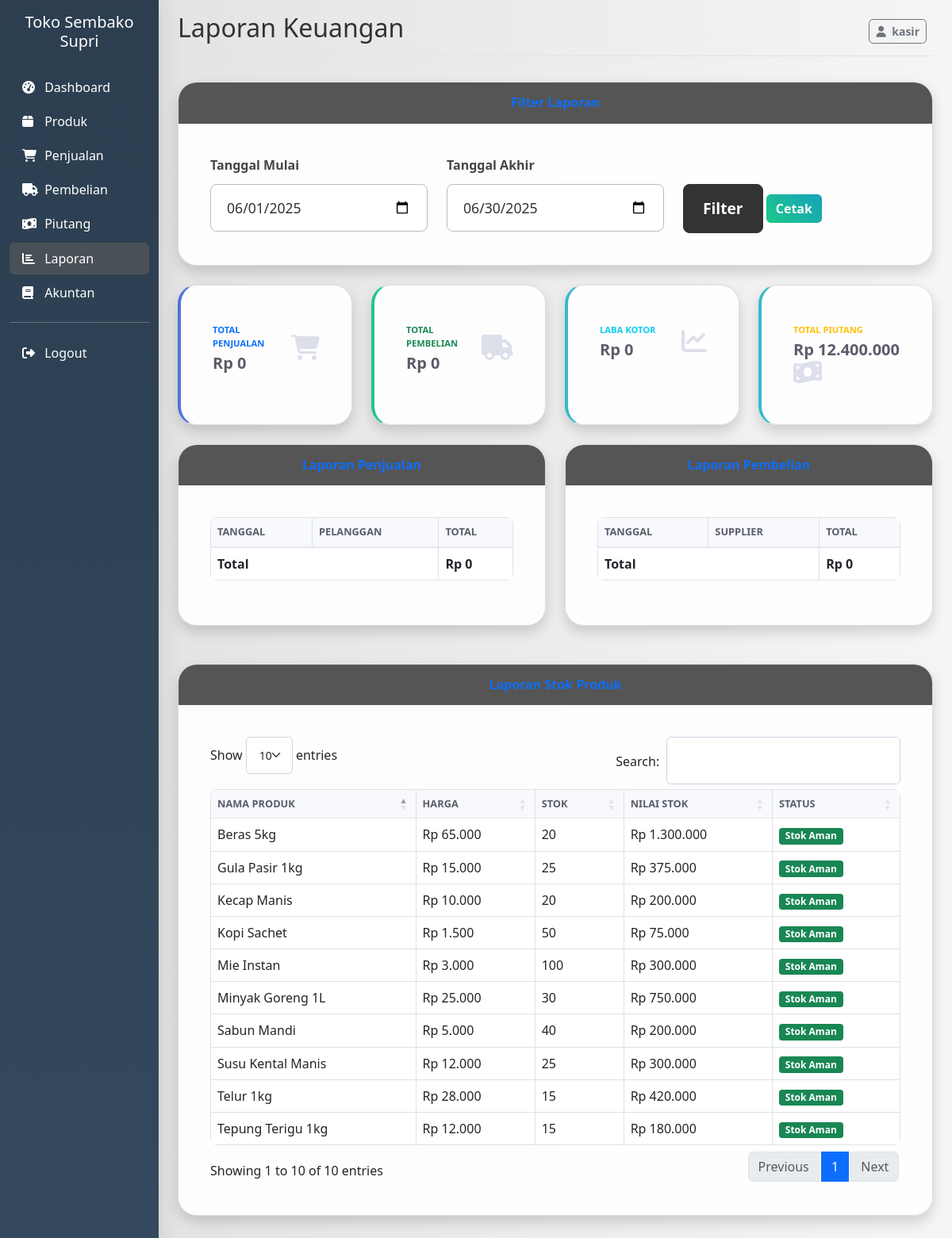
/index.php?page=reports (signed in), run on the app's committed database.
### tables this page shows
CREATE TABLE `products` (
  `id` int(11) NOT NULL AUTO_INCREMENT,
  `name` varchar(255) NOT NULL,
  `code` varchar(50) UNIQUE,
  `category` varchar(100),
  `price` decimal(10,2) NOT NULL,
  `stock` int(11) NOT NULL DEFAULT 0,
  `supplier_id` int(11) DEFAULT NULL,
  `created_at` timestamp NOT NULL DEFAULT current_timestamp(),
  `updated_at` timestamp NOT NULL DEFAULT current_timestamp() ON UPDATE current_timestamp(),
  PRIMARY KEY (`id`),
  KEY `supplier_id` (`supplier_id`),
  CONSTRAINT `products_ibfk_1` FOREIGN KEY (`supplier_id`) REFERENCES `suppliers` (`id`) ON DELETE SET NULL
);

### views/reports.php (the view, shortened to what the rows shown need)
<?php
require_once 'controllers/ReportController.php';
$reportController = new ReportController();
$startDate = isset($_GET['start_date']) ? $_GET['start_date'] : date('Y-m-01');
$endDate = isset($_GET['end_date']) ? $_GET['end_date'] : date('Y-m-t');
$salesReport = $reportController->getSalesReport($startDate . ' 00:00:00', $endDate . ' 23:59:59');
$purchasesReport = $reportController->getPurchasesReport($startDate . ' 00:00:00', $endDate . ' 23:59:59');
$inventoryReport = $reportController->getInventoryReport();
$totalSales = array_sum(array_column($salesReport, 'total'));
$totalPurchases = array_sum(array_column($purchasesReport, 'total'));
?>
<div class="row">
    <div class="col-md-6 mb-4">
        <div class="card shadow mb-4">
            <div class="card-body">
                <div class="table-responsive">
                    <table class="table table-bordered" width="100%" cellspacing="0">
                        <thead>
                            <tr>
                                <th>Tanggal</th>
                                <th>Pelanggan</th>
                                <th>Total</th>
                            </tr>
                        </thead>
                        <tfoot>
                            <tr>
                                <th colspan="2">Total</th>
                                <th>Rp <?= number_format($totalSales, 0, ',', '.') ?></th>
                            </tr>
                        </tfoot>
                    </table>
                </div>
            </div>
        </div>
    </div>
    <div class="col-md-6 mb-4">
        <div class="card shadow mb-4">
            <div class="card-body">
                <div class="table-responsive">
                    <table class="table table-bordered" width="100%" cellspacing="0">
                        <thead>
                            <tr>
                                <th>Tanggal</th>
                                <th>Supplier</th>
                                <th>Total</th>
                            </tr>
                        </thead>
                        <tfoot>
                            <tr>
                                <th colspan="2">Total</th>
                                <th>Rp <?= number_format($totalPurchases, 0, ',', '.') ?></th>
                            </tr>
                        </tfoot>
                    </table>
                </div>
            </div>
        </div>
    </div>
</div>
<div class="row">
    <div class="col-md-12 mb-4">
        <div class="card shadow mb-4">
            <div class="card-body">
                <div class="table-responsive">
                    <table class="table table-bordered" id="inventoryTable" width="100%" cellspacing="0">
                        <thead>
                            <tr>
                                <th>Nama Produk</th>
                                <th>Harga</th>
                                <th>Stok</th>
                                <th>Nilai Stok</th>
                                <th>Status</th>
                            </tr>
                        </thead>
                        <tbody>
                            <?php foreach ($inventoryReport as $product): ?>
                                <tr>
                                    <td><?= $product['name'] ?></td>
                                    <td>Rp <?= number_format($product['price'], 0, ',', '.') ?></td>
                                    <td><?= $product['stock'] ?></td>
                                    <td>Rp <?= number_format($product['price'] * $product['stock'], 0, ',', '.') ?></td>
                                    <td>
                                        <?php if ($product['stock'] <= 5): ?>
                                            <span class="badge bg-danger">Stok Rendah</span>
                                        <?php elseif ($product['stock'] <= 10): ?>
                                            <span class="badge bg-warning">Perlu Restock</span>
                                        <?php else: ?>
                                            <span class="badge bg-success">Stok Aman</span>
                                        <?php endif; ?>
                                    </td>
                                </tr>
                            <?php endforeach; ?>
                        </tbody>
                    </table>
                </div>
            </div>
        </div>
    </div>
</div>

### data on the page
products: name "Kopi Sachet", price "1.500", stock "50", $product['price'] * $product['stock'] "75.000", shows "Stok Aman"
products: name "Susu Kental Manis", price "12.000", stock "25", $product['price'] * $product['stock'] "300.000", shows "Stok Aman"
products: name "Telur 1kg", price "28.000", stock "15", $product['price'] * $product['stock'] "420.000", shows "Stok Aman"
products: name "Kecap Manis", price "10.000", stock "20", $product['price'] * $product['stock'] "200.000", shows "Stok Aman"
products: name "Sabun Mandi", price "5.000", stock "40", $product['price'] * $product['stock'] "200.000", shows "Stok Aman"
products: name "Mie Instan", price "3.000", stock "100", $product['price'] * $product['stock'] "300.000", shows "Stok Aman"
products: name "Tepung Terigu 1kg", price "12.000", stock "15", $product['price'] * $product['stock'] "180.000", shows "Stok Aman"
products: name "Gula Pasir 1kg", price "15.000", stock "25", $product['price'] * $product['stock'] "375.000", shows "Stok Aman"
products: name "Minyak Goreng 1L", price "25.000", stock "30", $product['price'] * $product['stock'] "750.000", shows "Stok Aman"
products: name "Beras 5kg", price "65.000", stock "20", $product['price'] * $product['stock'] "1.300.000", shows "Stok Aman"

### other printed values
$_SESSION['username'] "kasir"
$totalSales "0"
$totalPurchases "0"
$profitLossReport['gross_profit'] "0"
$totalReceivables "12.400.000"
